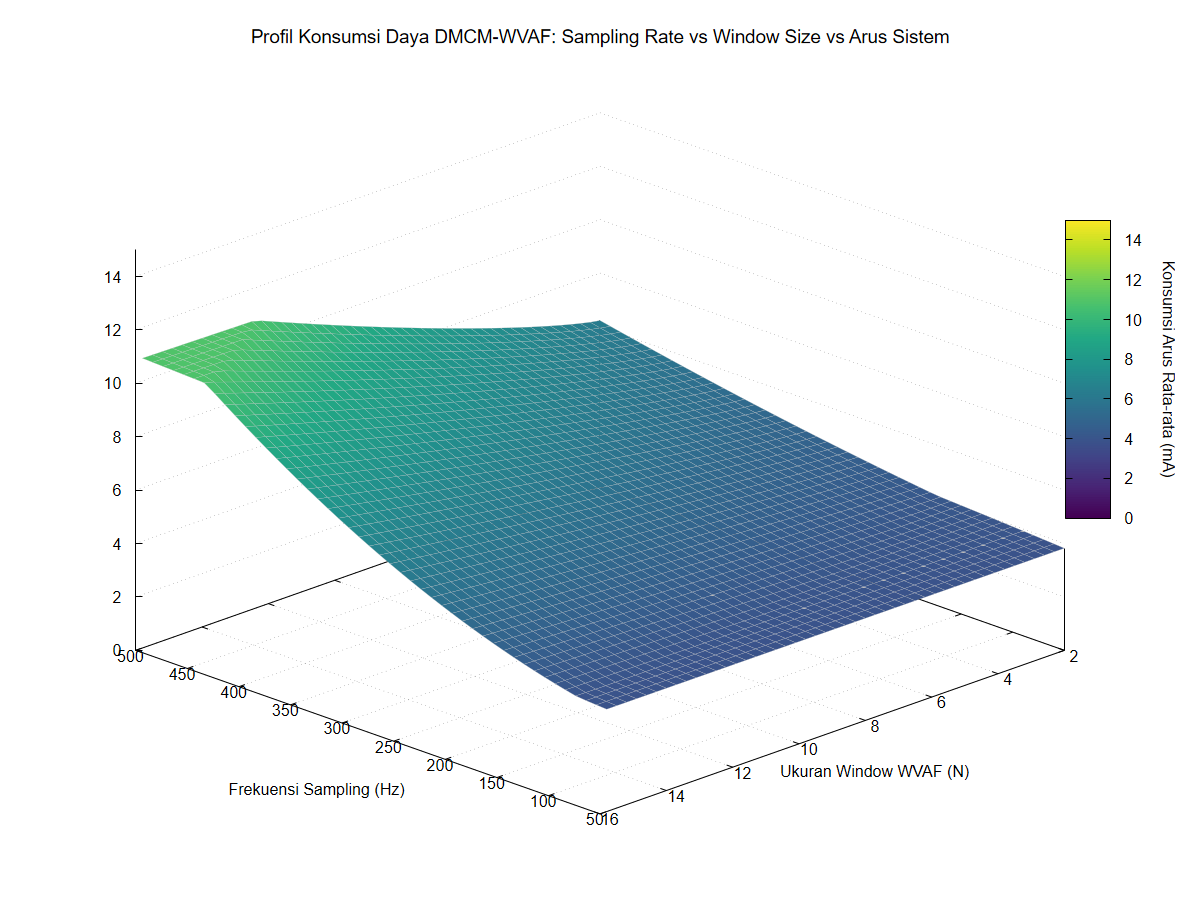

Here is the gnuplot script that generated this plot:
# =============================================================================
# Profil Konsumsi Daya DMCM-WVAF (STM32F401CD)
# 3D Surface Plot — Frekuensi Sampling vs Window Size vs Arus
# =============================================================================
# Data source: dmcm_data.csv (78 sampel UART Virtual Terminal Proteus)
#
# Cara pakai:
#   1. python energy_profile.py
#   2. gnuplot energy_profile_3d.gp
# =============================================================================

# --- Output Configuration ---
set terminal pngcairo size 1200,900 enhanced font 'Arial,12' background '#ffffff'
set output 'energy_profile_3d.png'

# --- Title ---
set title "Profil Konsumsi Daya DMCM-WVAF: Sampling Rate vs Window Size vs Arus Sistem" font 'Arial,14'

# --- Axis Labels ---
set xlabel "Frekuensi Sampling (Hz)" font 'Arial,12' offset 1,-2
set ylabel "Ukuran Window WVAF (N)" font 'Arial,12' offset -2,-1
set zlabel "" font 'Arial,12'

# --- Axis Ranges ---
set xrange [50:500]
set yrange [2:16]
set zrange [0:15]

# --- Tics ---
set xtics 50
set ytics 2
set ztics 2

# --- Grid ---
set grid xtics ytics ztics
set xyplane at 0

# --- View angle ---
set view 60, 225, 1, 1

# --- Colorbar (viridis palette) ---
set palette defined ( \
    0   '#440154', \
    0.1 '#482575', \
    0.2 '#414487', \
    0.3 '#355F8D', \
    0.4 '#2A788E', \
    0.5 '#21918C', \
    0.6 '#22A884', \
    0.7 '#44BF70', \
    0.8 '#7AD151', \
    0.9 '#BDDF26', \
    1.0 '#FDE725'  \
)

set cbrange [0:15]
set cbtics 2
set cblabel "Konsumsi Arus Rata-rata (mA)" font 'Arial,12' rotate by -90 offset 2,0

# --- Surface style ---
set pm3d depthorder border lc rgb '#bbbbbb' lw 0.15
set style data pm3d
unset hidden3d
unset key

# --- Plot ---
DATAFILE = 'energy_profile_data.dat'

splot DATAFILE using 1:2:3 with pm3d title ''

# --- Reset ---
set output

print ""
print "=== Plot selesai! ==="
print "Output: energy_profile_3d.png"
